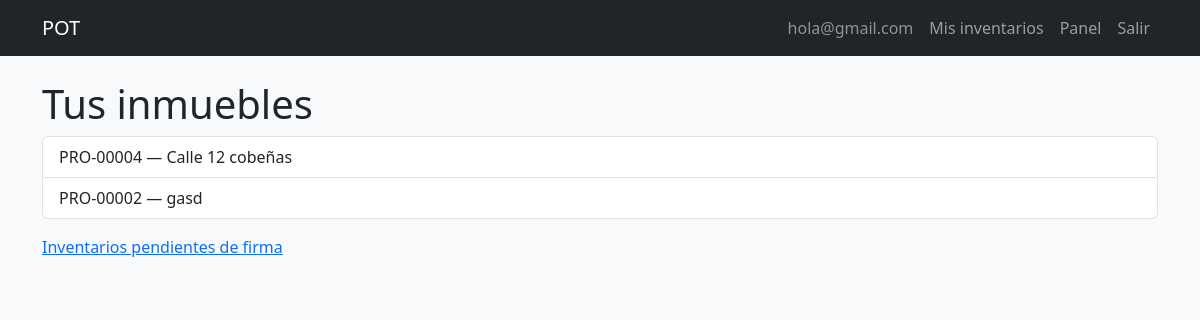
Screenshot of /dashboard/tenant/ (signed in) with the database file from the repository.
### pot/models.py (models this page shows, shortened)
class CustomUser(AbstractUser):
    class Role(models.TextChoices):
        ADMIN = 'ADMIN', 'Administrador'
        ASSISTANT = 'ASSISTANT', 'Asistente Administrativo'
        TENANT = 'TENANT', 'Arrendatario'
        TECHNICIAN = 'TECHNICIAN', 'Técnico'
    class DocumentType(models.TextChoices):
        CC = 'CC', 'Cédula de ciudadanía'
        CE = 'CE', 'Cédula de extranjería'
        PASSPORT = 'PASSPORT', 'Pasaporte'
        NIT = 'NIT', 'NIT'
    username = models.CharField(max_length=150, unique=True, blank=True)
    email = models.EmailField(unique=True)
    phone = models.CharField(max_length=20, default='')
    public_code = models.CharField(max_length=20, unique=True, blank=True, null=True)
    document_type = models.CharField(
        max_length=20,
        choices=DocumentType.choices,
        blank=True,
        default='',
    )
    document_number = models.CharField(max_length=30, unique=True, blank=True, null=True)
    avatar = models.ImageField(upload_to='avatars/%Y/%m/', blank=True, null=True, max_length=255)
    role = models.CharField(max_length=20, choices=Role.choices, default=Role.TENANT)
    password_changed = models.BooleanField(default=False)
    password_reset_token = models.CharField(max_length=255, null=True, blank=True)
    password_reset_expires = models.DateTimeField(null=True, blank=True)
    login_attempts = models.PositiveIntegerField(default=0)
    login_locked_until = models.DateTimeField(null=True, blank=True)
    created_at = models.DateTimeField(auto_now_add=True)
    updated_at = models.DateTimeField(auto_now=True)
    USERNAME_FIELD = 'email'
    REQUIRED_FIELDS = []
    objects = CustomUserManager()
    class Meta:
        ordering = ['-created_at']
    def is_staff_operative(self):
        return self.role in (self.Role.ADMIN, self.Role.ASSISTANT)

class Property(models.Model):
    class Type(models.TextChoices):
        APARTMENT = 'APARTMENT', 'Apartamento'
        HOUSE = 'HOUSE', 'Casa'
        LOCAL = 'LOCAL', 'Local comercial'
        WAREHOUSE = 'WAREHOUSE', 'Bodega'
    class Status(models.TextChoices):
        AVAILABLE = 'AVAILABLE', 'Disponible'
        RENTED = 'RENTED', 'Arrendado'
        MAINTENANCE = 'MAINTENANCE', 'En mantenimiento'
    code = models.CharField(max_length=20, unique=True)
    address = models.CharField(max_length=255, unique=True)
    city = models.CharField(max_length=100, blank=True, default='')
    building_name = models.CharField(max_length=150, blank=True, default='')
    unit_label = models.CharField(max_length=50, blank=True, default='')
    cover_image = models.ImageField(upload_to='properties/covers/%Y/%m/', blank=True, null=True, max_length=255)
    type = models.CharField(max_length=20, choices=Type.choices)
    owner_name = models.CharField(max_length=150)
    status = models.CharField(max_length=20, choices=Status.choices, default=Status.AVAILABLE)
    price = models.DecimalField(max_digits=12, decimal_places=2, default=0)
    rooms = models.IntegerField(null=True, blank=True)
    bathrooms = models.IntegerField(null=True, blank=True)
    living_rooms = models.IntegerField(null=True, blank=True)
    kitchens = models.IntegerField(null=True, blank=True)
    garages = models.IntegerField(null=True, blank=True)
    is_commercial = models.BooleanField(default=False)
    in_complex = models.BooleanField(default=False)
    admin_included = models.BooleanField(default=False)
    admin_value = models.DecimalField(max_digits=12, decimal_places=2, null=True, blank=True)
    google_maps_link = models.CharField(max_length=1000, null=True, blank=True)
    description = models.TextField(blank=True, null=True)
    observations = models.TextField(blank=True, null=True)
    created_at = models.DateTimeField(auto_now_add=True)
    updated_at = models.DateTimeField(auto_now=True)
    created_by = models.ForeignKey(
        CustomUser,
        on_delete=models.SET_NULL,
        null=True,
        blank=True,
        related_name='properties_created',
    )
    class Meta:
        ordering = ['-created_at']
        verbose_name_plural = 'properties'

### pot/views.py (the view)
# urls.py: path('dashboard/tenant/', views.DashboardTenantView.as_view(), name='dashboard_tenant'),
class DashboardTenantView(LoginRequiredMixin, UserPassesTestMixin, View):
    def test_func(self):
        return self.request.user.role == CustomUser.Role.TENANT
    def get(self, request):
        props = Property.objects.filter(
            tenant_associations__user=request.user,
            tenant_associations__dissociated_at__isnull=True,
        ).distinct()
        return render(request, 'dashboard_tenant.html', {'properties': props})

### templates/dashboard_tenant.html (shortened to what this page needs)
{% extends 'base.html' %}
{% block content %}
<h1>Tus inmuebles</h1>
{% if not properties %}
<p>Sin inmuebles asociados.</p>
{% else %}
<ul class="list-group">
    {% for p in properties %}
    <li class="list-group-item">{{ p.code }} — {{ p.address }}</li>
    {% endfor %}
</ul>
{% endif %}
<p class="mt-3"><a href="{% url 'pot:my_inventories' %}">Inventarios pendientes de firma</a></p>
{% endblock %}

### templates/base.html (shortened to what this page needs)
{% load static %}
<!DOCTYPE html>
<html lang="es">
<head>
    <link href="https://cdn.jsdelivr.net/npm/bootstrap@5.3.3/dist/css/bootstrap.min.css" rel="stylesheet">
    <link rel="stylesheet" href="{% static 'css/style.css' %}">
</head>
<body class="bg-light">
<nav class="navbar navbar-expand-lg navbar-dark bg-dark mb-4">
    <div class="container">
        <a class="navbar-brand" href="{% if not user.is_authenticated %}{% url 'pot:login' %}{% elif user.role == 'TENANT' %}{% url 'pot:dashboard_tenant' %}{% else %}{% url 'pot:dashboard_staff' %}{% endif %}">POT</a>
        <div class="navbar-nav ms-auto">
            {% if user.is_authenticated %}
                <span class="nav-link text-white-50">{{ user.email }}</span>
                {% if user.role == 'TENANT' %}
                    <a class="nav-link" href="{% url 'pot:my_inventories' %}">Mis inventarios</a>
                    <a class="nav-link" href="{% url 'pot:dashboard_tenant' %}">Panel</a>
                {% endif %}
                <a class="nav-link" href="{% url 'pot:logout' %}">Salir</a>
            {% else %}
                <a class="nav-link" href="{% url 'pot:login' %}">Entrar</a>
            {% endif %}
        </div>
    </div>
</nav>
<main class="container pb-5">
    {% block content %}{% endblock %}
</main>
</body>
</html>

### rows the page displays
CustomUser: email "hola@gmail.com"
Property: code "PRO-00004", address "Calle 12 cobeñas"
Property: code "PRO-00002", address "gasd"
